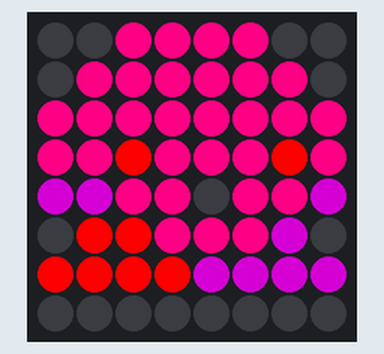
The program below on a simulated Raspberry Pi (BCM pin numbers) with a Sense HAT. Parts: the Sense HAT's 8×8 RGB LED matrix.

Above: at 0.6 s.
At 20.1 s:
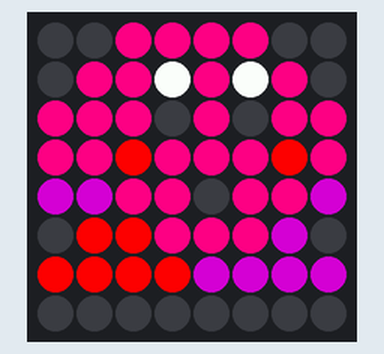

The program:

raspimon_dance.py
```python
from sense_hat import SenseHat
from time import sleep


sense = SenseHat()

#colors
r = (255, 0, 0) #red
g = (0, 255, 0) #green
b = (0, 0, 255) #blue
k = (0, 0, 0)   #blank (black)
w = (255, 255, 255) #white
c = (0, 255, 255) #cyan
y = (255, 255, 0) #yellow
o = (255, 128, 0) #orange
n = (255, 128, 128) #pink
p = (128, 0, 128) #purple
d = (255, 0, 128) #darkPink
l = (128, 255, 128) #lightGreen

#load the Raspimons you want to animate
open_eyes = [
    k, k, d, d, d, d, k, k,
    k, d, d, w, d, w, d, k,
    d, d, d, k, d, k, d, d,
    d, d, r, d, d, d, r, d,
    p, p, d, d, k, d, d, p,
    k, r, r, d, d, d, p, k,
    r, r, r, r, p, p, p, p,
    k, k, k, k, k, k, k, k
    ]

closed_eyes =[
    k, k, d, d, d, d, k, k,
    k, d, d, d, d, d, d, k,
    d, d, d, d, d, d, d, d,
    d, d, r, d, d, d, r, d,
    p, p, d, d, k, d, d, p,
    k, r, r, d, d, d, p, k,
    r, r, r, r, p, p, p, p,
    k, k, k, k, k, k, k, k
    ]

pi_logo=[
    g, g, g, w, w, g, g, g,
    w, g, g, g, g, g, g, w,
    w, w, g, g, g, g, w, w,
    w, w, r, r, r, r, w, w,
    w, r, r, r, r, r, r, w,
    r, r, r, r, r, r, r, r,
    w, r, r, r, r, r, r, w,
    w, w, r, r, r, r, w, w,
    ]

face_smile= [
    k, k, k, k, k, k, k, k,
    k, k, k, k, k, k, k, k,
    k, w, k, k, k, k, w, k,
    k, k, k, k, k, k, k, k,
    k, k, k, k, k, k, k, k,
    k, w, k, k, k, k, w, k,
    k, k, w, w, w, w, k, k,
    k, k, k, k, k, k, k, k,
    ]

creeper_face= [
    g, g, g, g, g, g, g, g,
    g, g, g, g, g, g, g, g,
    g, k, k, g, g, k, k, g,
    g, k, k, g, g, k, k, g,
    g, g, g, k, k, g, g, g,
    g, g, k, k, k, k, g, g,
    g, g, k, k, k, k, g, g,
    g, g, k, g, g, k, g, g,
    ]


for i in range(20):
  #animate your raspimon!
    sense.set_pixels(open_eyes)
    sleep(.5)
    sense.set_pixels(closed_eyes)
    sleep(.5)


while True:
    sense.set_pixels(open_eyes)
    sleep(.5)
    sense.set_pixels(closed_eyes)
    sleep(.5)
    #danceforever!

while True:
    for i in range(8):
          sense.set_pixels(open_eyes)
          sleep(.4)
          sense.set_pixels(closed_eyes)
          sleep(.2)

    for i in range (10):
        sense.flip_v()
        sleep(.3)
```

Measured:
- what the display in image 0 shows lasts 0.5 s, from 0.5 s to 1.0 s
